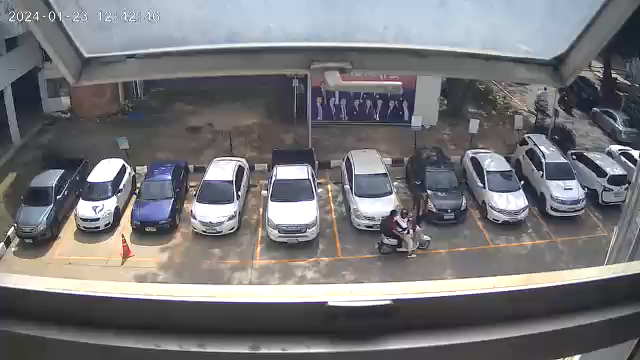
#> input picture frame 450 of server/real.mp4, 640 x 360 px
$ python real.py
#> lines starting #> are read from the running program, lines starting #| are printed output that depends on the picture; after the words box and inside, x2 and y2 are one past the last pixel; in counts of white or black regions, pixels touching at a corner belong together
import cv2
import pickle
import firebase_admin
from firebase_admin import credentials, firestore
from datetime import datetime
import numpy as np
import time
import pytz

# Define global variables
width, height = 90, 70  # Define width and height

threshold = 420
firebase_update_interval = 10   # Update interval in seconds

# Initialize Firebase
cred = credentials.Certificate("smart-parking-e0f33-firebase-adminsdk-g8j23-ba95d55480.json")
firebase_admin.initialize_app(cred)
db = firestore.client()

# Function to get the current time in Thailand's timezone
def get_current_time_in_thailand():
    # Set the timezone to Thailand
    thailand_timezone = pytz.timezone('Asia/Bangkok')
    # Get the current time in UTC
    utc_now = datetime.utcnow()
    # Convert the UTC time to Thailand's timezone
    thailand_now = utc_now.replace(tzinfo=pytz.utc).astimezone(thailand_timezone)
    return thailand_now

def checkParkingSpace(imgPro, imgOriginal, posList):
    emptyCount = 0  # Initialize the count of empty (green) rectangles
    fullCount = 0  # Initialize the count of full (red) rectangles

    # Unpack the tuple and get the list of positions and angles
    positions, _, angles = posList

    for pos, angle in zip(positions, angles):
        x, y = pos
        imgCrop = imgPro[y:y + height, x:x + width]  # Use width and height
        # cv2.imshow(str(x*y), imgCrop)
        count = cv2.countNonZero(imgCrop)

        # Adjust the threshold value here based on your requirements
        if count < threshold:
            color = (0, 255, 0)  # Green
            thickness = 3
            emptyCount += 1
        else:
            color = (0, 0, 255)  # Red
            thickness = 3
            fullCount += 1

        # Draw the count of pixels above threshold
        cv2.putText(imgOriginal, f"Count: {count}",
                    (x, y), cv2.FONT_HERSHEY_SIMPLEX, 1, (255, 255, 255), 2)

        # Rotate the rectangle before drawing
        rotated_rect = cv2.minAreaRect(
            np.int0(cv2.boxPoints(((x, y), (width, height), angle))))
        box = np.int0(cv2.boxPoints(rotated_rect))
        cv2.drawContours(imgOriginal, [box], 0, color, thickness)

    # Calculate the total count of parking spaces
    totalCount = emptyCount + fullCount

    # Display the counts of empty, full, and total parking spaces on the original image
    cv2.putText(imgOriginal, f"Free: {emptyCount}/{totalCount}",
                (20, 50), cv2.FONT_HERSHEY_SIMPLEX, 1, (0, 255, 0), 2)

    return emptyCount  # Return the count of empty spaces

# video feed
cap = cv2.VideoCapture('real.mp4')

# camera_url = 'rtsp://admin:12345678@172.20.10.3:10554/tcp/av0_0'
# cap = cv2.VideoCapture(camera_url)


with open('carParkPos.pkl', 'rb') as f:
#> (reads server/carParkPos.pkl from the repository)
    posList = pickle.load(f)

print("Loaded posList:", posList)

# Timestamp for the last Firebase update
last_firebase_update_time = time.time()

# Detect the Object
while True:
    if cap.get(cv2.CAP_PROP_POS_FRAMES) == cap.get(cv2.CAP_PROP_FRAME_COUNT):
        cap.set(cv2.CAP_PROP_POS_FRAMES, 0)

    success, img = cap.read()
#> img is the input picture: shape (360, 640, 3); mean B, G, R 120.6, 117.3, 117.5
    imgGray = cv2.cvtColor(img, cv2.COLOR_BGR2GRAY)
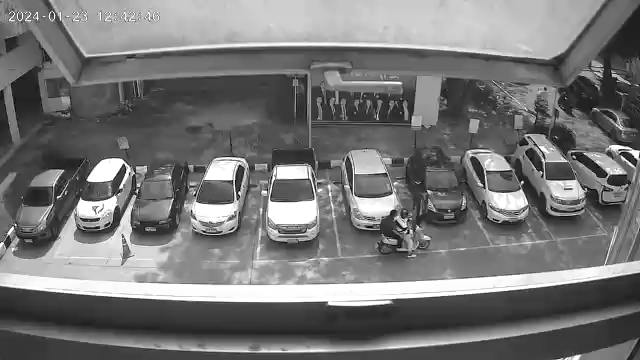
#> imgGray: shape (360, 640); min 0, max 255, mean 117.7
    imgBlur = cv2.GaussianBlur(imgGray, (3, 3), 1)

    if not success:
        # End of video or video cannot be read.
        break

    img_copy = img.copy()

    img_hsv = cv2.cvtColor(img_copy, cv2.COLOR_BGR2HSV)
#> img_hsv: shape (360, 640, 3); mean H, S, V 78.1, 27.7, 125.6
    saturation = img_hsv[:, :, 1]  # Saturation channel
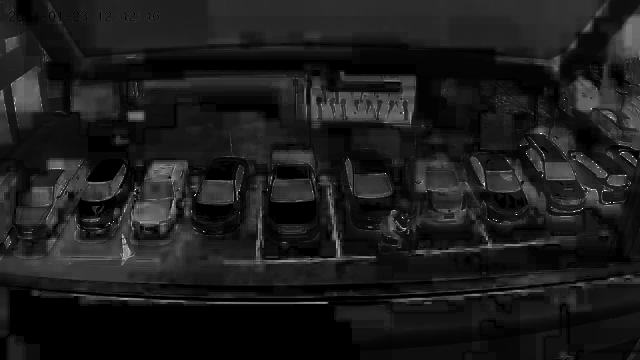
#> saturation: shape (360, 640); min 0, max 255, mean 27.7
    imgThreshold = cv2.adaptiveThreshold(imgBlur,255,cv2.ADAPTIVE_THRESH_GAUSSIAN_C,cv2.THRESH_BINARY_INV,25,16)
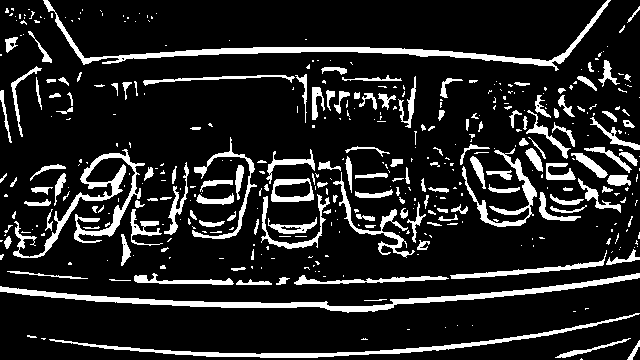
#> imgThreshold: shape (360, 640); 14% white; 423 white regions (270 under 20 px), largest, box (x1, y1, x2, y2) and area: (0, 273, 640, 313) 3457, (43, 0, 611, 71) 3310, (13, 149, 145, 258) 2349

    empty_count = checkParkingSpace(imgThreshold, img_copy, posList)  # Pass height parameter
#> after the loop in checkParkingSpace, `for pos, angle in zip(positions, angles):`: emptyCount = 9; fullCount = 0
#> in checkParkingSpace, `totalCount = emptyCount + fullCount`: totalCount = 9
#> in checkParkingSpace, `cv2.putText(imgOriginal, f"Free: {emptyCount}/{totalCount}", (20, 50),..`:
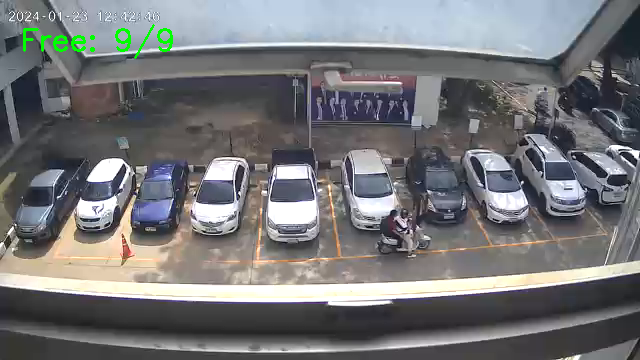
#> imgOriginal: shape (360, 640, 3); 0.43% of pixels changed, all inside (x1, y1, x2, y2) = (23, 24, 173, 59)
#> empty_count = 9

    current_time = time.time()
    time_difference = current_time - last_firebase_update_time

    if time_difference >= firebase_update_interval:
        try:
            doc_ref = db.collection('available-lot').document('30')
            doc_ref.set({
                'available': empty_count,
                'timestamp': datetime.now().strftime('%Y-%m-%d %H:%M:%S')
            })

            print("Document added successfully.")

            query = db.collection('available-lot').order_by('timestamp', direction=firestore.Query.DESCENDING)
            documents = query.get()

            latest_doc_id = None

            for i, document in enumerate(documents):
                if i == 0:
                    latest_doc_id = document.id
                else:
                    db.collection('available-lot').document(document.id).delete()

            print(f"Previous documents deleted. Latest document ID: {latest_doc_id}")

            last_firebase_update_time = current_time
        except Exception as e:
            print("Error:", str(e))

    cv2.imshow("Image", img_copy)
    cv2.imshow("ImageBlue", imgBlur)
    cv2.imshow("ImageThreshold", imgThreshold)

    if cv2.waitKey(30) & 0xFF == ord('q'):
#> (key q is pressed here)
        break

cap.release()
cv2.destroyAllWindows()
